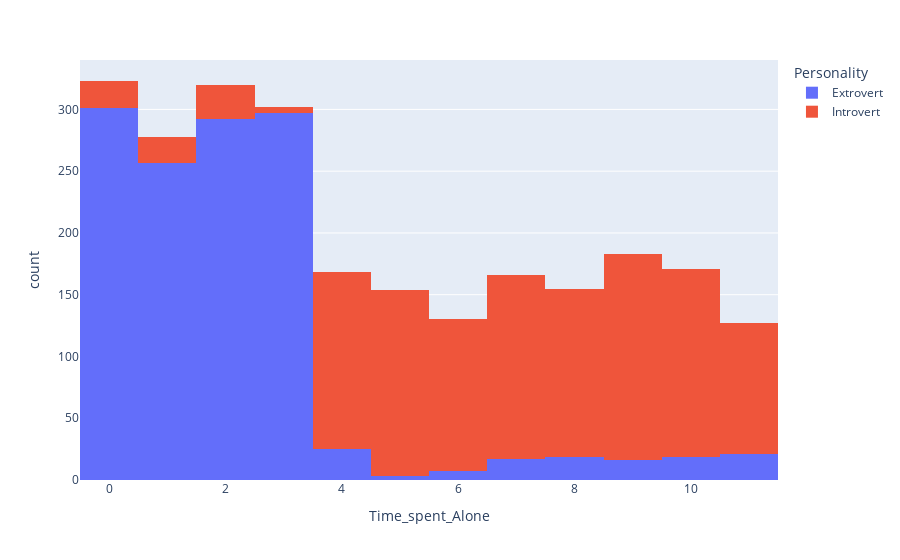
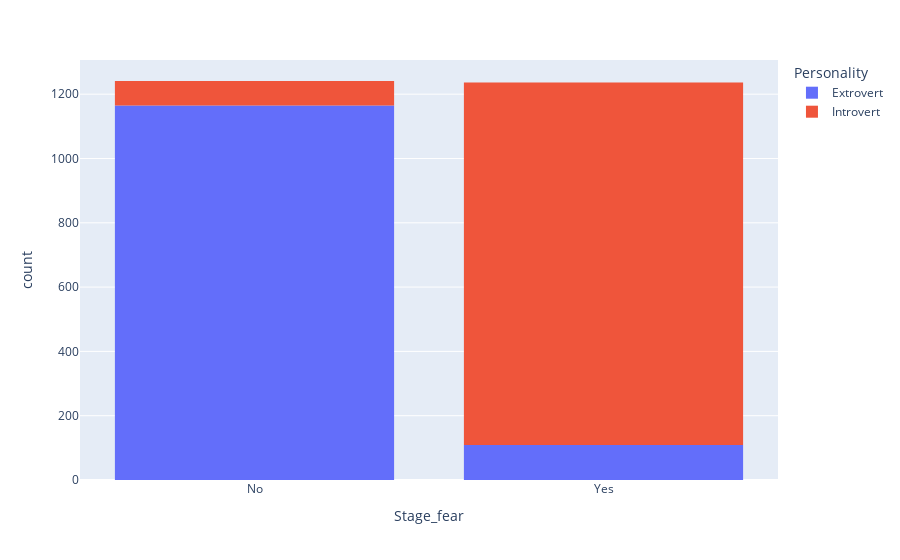
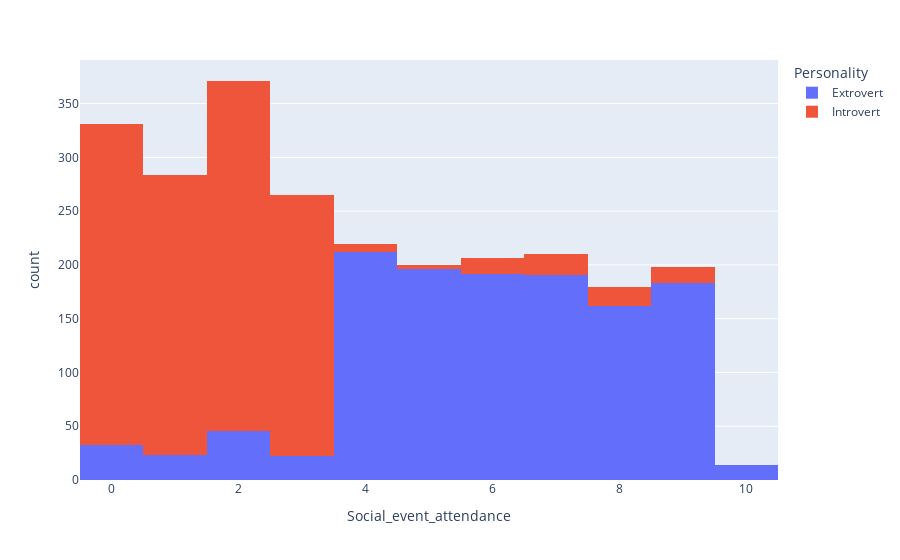
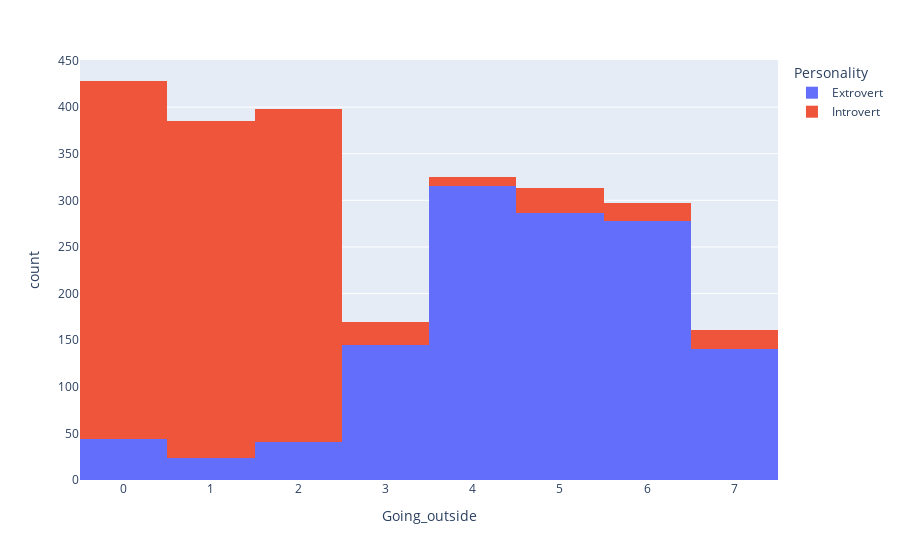

Here is the notebook cell these charts were saved with, in order:
### Code cell
#Passo 3 ver pontos semelhantes
import plotly.express as px

for coluna in tabela.columns:


    grafico = px.histogram(tabela, x=coluna, color='Personality')

    grafico.show()

### Figure 1 — Plotly figure (JSON) as saved in the notebook; plotly's stock layout.template omitted (floating-point values rounded to 4 significant figures; data arrays with more than 128 entries replaced by an {"elided": "..."} marker saying what was removed)
{"data": [{"bingroup": "x", "hovertemplate": "Personality=Extrovert<br>Time_spent_Alone=%{x}<br>count=%{y}<extra></extra>", "legendgroup": "Extrovert", "marker": {"color": "#636efa", "pattern": {"shape": ""}}, "name": "Extrovert", "orientation": "v", "showlegend": true, "type": "histogram", "x": {"elided": "1274 float values"}, "xaxis": "x", "yaxis": "y"}, {"bingroup": "x", "hovertemplate": "Personality=Introvert<br>Time_spent_Alone=%{x}<br>count=%{y}<extra></extra>", "legendgroup": "Introvert", "marker": {"color": "#EF553B", "pattern": {"shape": ""}}, "name": "Introvert", "orientation": "v", "showlegend": true, "type": "histogram", "x": {"elided": "1203 float values"}, "xaxis": "x", "yaxis": "y"}], "layout": {"barmode": "relative", "legend": {"title": {"text": "Personality"}, "tracegroupgap": 0}, "margin": {"t": 60}, "xaxis": {"anchor": "y", "domain": [0, 1], "title": {"text": "Time_spent_Alone"}}, "yaxis": {"anchor": "x", "domain": [0, 1], "title": {"text": "count"}}}}

### Figure 2 — Plotly figure (JSON) as saved in the notebook; plotly's stock layout.template omitted (floating-point values rounded to 4 significant figures; data arrays with more than 128 entries replaced by an {"elided": "..."} marker saying what was removed)
{"data": [{"bingroup": "x", "hovertemplate": "Personality=Extrovert<br>Stage_fear=%{x}<br>count=%{y}<extra></extra>", "legendgroup": "Extrovert", "marker": {"color": "#636efa", "pattern": {"shape": ""}}, "name": "Extrovert", "orientation": "v", "showlegend": true, "type": "histogram", "x": {"elided": "1274 str values"}, "xaxis": "x", "yaxis": "y"}, {"bingroup": "x", "hovertemplate": "Personality=Introvert<br>Stage_fear=%{x}<br>count=%{y}<extra></extra>", "legendgroup": "Introvert", "marker": {"color": "#EF553B", "pattern": {"shape": ""}}, "name": "Introvert", "orientation": "v", "showlegend": true, "type": "histogram", "x": {"elided": "1203 str values"}, "xaxis": "x", "yaxis": "y"}], "layout": {"barmode": "relative", "legend": {"title": {"text": "Personality"}, "tracegroupgap": 0}, "margin": {"t": 60}, "xaxis": {"anchor": "y", "domain": [0, 1], "title": {"text": "Stage_fear"}}, "yaxis": {"anchor": "x", "domain": [0, 1], "title": {"text": "count"}}}}

### Figure 3 — Plotly figure (JSON) as saved in the notebook; plotly's stock layout.template omitted (floating-point values rounded to 4 significant figures; data arrays with more than 128 entries replaced by an {"elided": "..."} marker saying what was removed)
{"data": [{"bingroup": "x", "hovertemplate": "Personality=Extrovert<br>Social_event_attendance=%{x}<br>count=%{y}<extra></extra>", "legendgroup": "Extrovert", "marker": {"color": "#636efa", "pattern": {"shape": ""}}, "name": "Extrovert", "orientation": "v", "showlegend": true, "type": "histogram", "x": {"elided": "1274 float values"}, "xaxis": "x", "yaxis": "y"}, {"bingroup": "x", "hovertemplate": "Personality=Introvert<br>Social_event_attendance=%{x}<br>count=%{y}<extra></extra>", "legendgroup": "Introvert", "marker": {"color": "#EF553B", "pattern": {"shape": ""}}, "name": "Introvert", "orientation": "v", "showlegend": true, "type": "histogram", "x": {"elided": "1203 float values"}, "xaxis": "x", "yaxis": "y"}], "layout": {"barmode": "relative", "legend": {"title": {"text": "Personality"}, "tracegroupgap": 0}, "margin": {"t": 60}, "xaxis": {"anchor": "y", "domain": [0, 1], "title": {"text": "Social_event_attendance"}}, "yaxis": {"anchor": "x", "domain": [0, 1], "title": {"text": "count"}}}}

### Figure 4 — Plotly figure (JSON) as saved in the notebook; plotly's stock layout.template omitted (floating-point values rounded to 4 significant figures; data arrays with more than 128 entries replaced by an {"elided": "..."} marker saying what was removed)
{"data": [{"bingroup": "x", "hovertemplate": "Personality=Extrovert<br>Going_outside=%{x}<br>count=%{y}<extra></extra>", "legendgroup": "Extrovert", "marker": {"color": "#636efa", "pattern": {"shape": ""}}, "name": "Extrovert", "orientation": "v", "showlegend": true, "type": "histogram", "x": {"elided": "1274 float values"}, "xaxis": "x", "yaxis": "y"}, {"bingroup": "x", "hovertemplate": "Personality=Introvert<br>Going_outside=%{x}<br>count=%{y}<extra></extra>", "legendgroup": "Introvert", "marker": {"color": "#EF553B", "pattern": {"shape": ""}}, "name": "Introvert", "orientation": "v", "showlegend": true, "type": "histogram", "x": {"elided": "1203 float values"}, "xaxis": "x", "yaxis": "y"}], "layout": {"barmode": "relative", "legend": {"title": {"text": "Personality"}, "tracegroupgap": 0}, "margin": {"t": 60}, "xaxis": {"anchor": "y", "domain": [0, 1], "title": {"text": "Going_outside"}}, "yaxis": {"anchor": "x", "domain": [0, 1], "title": {"text": "count"}}}}
